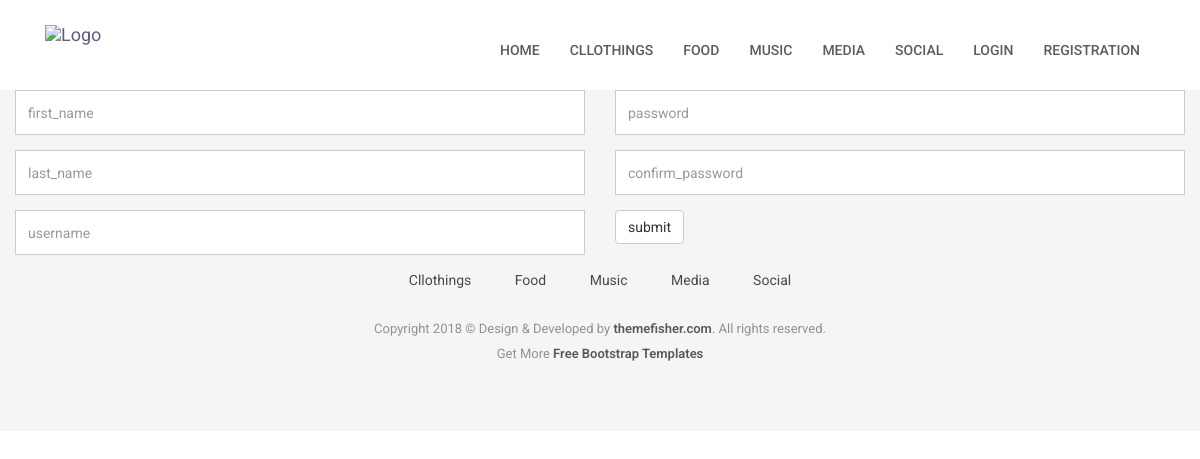
/user-registration, run on the app's committed database.
### category/models.py (models this page shows, shortened)
class Category(models.Model):
    title = models.CharField(max_length=255)
    status = models.BooleanField(default=True)
    """
        Return a object representation string. Model Object PK to Category Title.
        example Category Object (1) to Movies
    """

### account/views.py (the view)
# urls.py: path('user-registration',views.userRegistration,name="userRegistration"),
def userRegistration(request):
    if request.method == 'POST':
        firstname=request.POST.get('first_name')
        lastname=request.POST.get('last_name')
        userName =request.POST.get('username')
        password=request.POST.get('password')
        confirm_password=request.POST.get('confirm_password')
        checkUsername =User.objects.filter(username=userName)
        print(userName)
        if checkUsername:
            messages.error(request,'Username already taken')
            return redirect('userRegistration')
        else:
            if password == '':
                messages.error(request,'password is required')
                return redirect('userRegistration')
            elif confirm_password == '':
                messages.error(request,'confirm_password is required')
                return redirect('userRegistration')
            elif password != confirm_password:
                messages.error(request,'password and confirm_password not saame')
                return redirect('userRegistration')
            else:
                user=User.objects.create(
                    first_name=firstname,
                    last_name=lastname,
                    username =userName,
                )
                user.set_password(password)
                user.save()
                messages.success(request,'account created')
                return redirect('userLogin')
    else:
        navigation_categories = Category.objects.filter(status=True).order_by('-id')[:5]
        return render(request,'user-registration.html',{'navigation_categories': navigation_categories,})

### templates/user-registration.html (shortened to what this page needs)
{% extends 'base.html'%}
{% block content%}
<form id="contact-form" action="{% url 'userRegistration' %}" method="POST">
    <div class="col-md-6 col-sm-12">
        <div class="block">
            <div class="form-group">
                <input name="first_name" type="text" class="form-control" placeholder="first_name">
            </div>
            <div class="form-group">
                <input name="last_name" type="text" class="form-control" placeholder="last_name">
            </div>
            <div class="form-group">
                <input name="username" type="text" class="form-control" placeholder="username">
            </div>
        </div>
    </div>
    <div class="col-md-6 col-sm-12">
        <div class="block">
            <div class="form-group">
                <input name="password" type="password" class="form-control" placeholder="password">
            </div>
            <div class="form-group">
                <input name="confirm_password" type="password" class="form-control" placeholder="confirm_password">
            </div>
            <button class="btn btn-default" type="submit">submit</button>
        </div>
    </div>
</form>
{% endblock %}

### templates/base.html (shortened to what this page needs)
{% load static %}
<!DOCTYPE html>
<html class="no-js">
<head>
  <link rel="stylesheet" href="{% static 'plugins/bootstrap/bootstrap.min.css' %}">
  <link rel="stylesheet" href="{% static 'plugins/Ionicons/css/ionicons.min.css' %}">
  <link rel="stylesheet" href="{% static 'plugins/animate-css/animate.css' %}">
  <link rel="stylesheet" href="{% static 'plugins/magnific-popup/magnific-popup.css' %}">
  <link rel="stylesheet" href="{% static 'plugins/slick/slick.css' %}">
  <link rel="stylesheet" href="{% static 'css/style.css' %}">
</head>
<body id="body">
<header class="navigation">
	<div class="container">
		<div class="row">
			<div class="col-md-12">
				<nav class="navbar">
					<div class="container-fluid">
						<div class="navbar-header">
							<a class="navbar-brand" href="index.html">
								<img src="{% static 'images/logo.png' %}" alt="Logo">
							</a>
						</div>
						<div class="collapse navbar-collapse" id="bs-example-navbar-collapse-1">
							<ul class="nav navbar-nav navbar-right">
								<li><a href="{% url 'homePage' %}">Home</a></li>
								{% for category in navigation_categories %}
									<li><a href="{% url 'categoryQuestion' category_id=category.id %}">{{category.title}}</a></li>
								{% endfor %}
								{% if request.user.is_authenticated %}
								<li><a href="{% url 'postQuestion'%}">Post_question</a></li>
								<li><a href="{% url 'myQuestions'%}">My_Questions</a></li>
								<li><a href="{% url 'userProfile' %}">Profile</a></li>
								<li><a href="{% url 'user-logout'%}">Logout</a></li>
								{% else %}
								<li><a href="{% url 'userLogin' %}">Login</a></li>
								<li><a href="{% url 'userRegistration'%}">Registration</a></li>
								{% endif %}
							</ul>
							</div>
							</div>
						</nav>
					</div>
				</div>
			</div>
</header>
{% block content %}
{% endblock %}
<footer class="footer">
	<div class="container">
		<div class="row">
			<div class="col-md-12">
				<div class="footer-manu">
					<ul>
						{% for category in navigation_categories %}
							<li><a href="{% url 'categoryQuestion' category_id=category.id %}">{{category.title|title}}</a></li>
						{% endfor %}
					</ul>
				</div>
				<p class="copyright">Copyright 2018 &copy; Design & Developed by <a href="http://www.themefisher.com">themefisher.com</a>. All rights reserved.
					<br>
					Get More <a href="https://themefisher.com/free-bootstrap-templates/" target="_blank">Free Bootstrap Templates</a>
				</p>
			</div>
		</div>
	</div>
</footer>
    </body>
    </html>

### reddit/assets/css/style.css (style rules this page uses)
body { line-height: 1.5; font-family: "Roboto", sans-serif; -webkit-font-smoothing: antialiased; }
p { color: #7B7B7B; font-size: 15px; font-family: "Roboto", sans-serif; }
ol, ul { margin: 0; padding: 0; list-style: none; }
a, a:focus, a:hover { text-decoration: none; outline: 0; color: #655E7A; }
input[type="email"], input[type="password"], input[type="text"], input[type="tel"] { box-shadow: none; height: 45px; outline: none; font-size: 14px; }
.form-control { box-shadow: none; border-radius: 0; }
header { background: #fff; padding: 20px 0; }
header .navbar { margin-bottom: 0px; border: 0px; }
header .navbar-brand { padding-top: 5px; }
.navigation { background: #fff; padding: 20px 0; }
.navigation .navbar { margin-bottom: 0px; border: 0px; }
.navigation .navbar-brand { padding-top: 5px; }
.navigation .navbar { background: none; border: 0px; }
.navigation .navbar .navbar-nav { padding-top: 10px; }
.navigation .navbar .navbar-nav > li > a { color: #5C5C5C; padding: 10px 15px; font-weight: 500; font-size: 14px; text-transform: uppercase; }
.footer { background: #F5F5F5; text-align: center; padding-top: 48px; padding-bottom: 55px; }
.footer p { font-size: 13px; line-height: 25px; color: #919191; }
.footer a { color: #595959; }
.footer .footer-manu { padding-bottom: 25px; }
.footer .footer-manu ul { margin: 0px; padding: 0px; }
.footer .footer-manu ul li { display: inline-block; padding: 0px 20px; }
.footer .footer-manu ul li a { display: inline-block; color: #494949; }
.footer .copyright a { font-weight: 600; }

### data on the page
Category: title "CLLOTHINGS", title "Cllothings"
Category: title "FOOD", title "Food"
Category: title "MUSIC", title "Music"
Category: title "MEDIA", title "Media"
Category: title "SOCIAL", title "Social"
